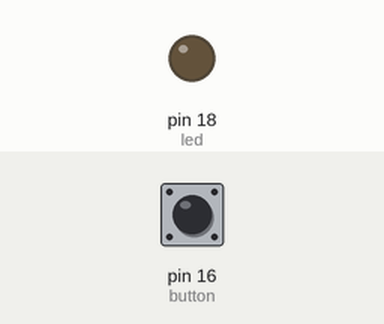
The program below on a simulated MicroPython board. Shown: output pins drawn as LEDs (lit = HIGH). The test bench sets the inputs (shaded band); at power-on: pin 16 (button) LOW. Threads take turns every 2 ms.

Above: at 1.2 s.
1.3 s: pin 16 (button) pulled HIGH for 0.15 s
At 1.6 s:
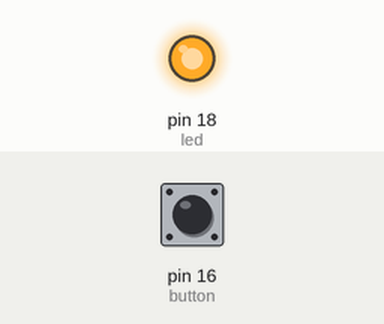
Timing chart, 0 to 10.4 s (numbered marks = the images above; inputs shaded):
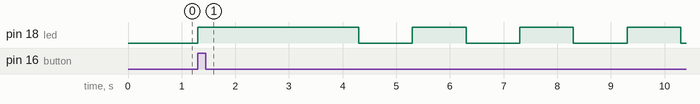

The program:

exercice_1_jean_gazon.py
```python
import machine
import time
import _thread

led = machine.Pin(18, machine.Pin.OUT)
button = machine.Pin(16, machine.Pin.IN)
#période de chaque pour chaque cycle soit 1 seconde pour 0.5hz soit soit plus vite pour le second cycle
timeLed1 = 1
timeLed2 = 0.5
#nombre de cliques nécessaires pour obtenir le mode de fonctionnement voulu
buttonStep1 = 1
buttonStep2 = 2
buttonValue = 0
#bolen pour activer ou déactiver le bouton effect à  chaque clique
buttonEffectActive = False

#fonction lisant l'état du bouton
def readButton():
    global buttonValue
    global buttonEffectActive

    while True:
        if button.value() == 1:

            # Compte le bouton
            buttonValue = buttonValue + 1

            if buttonValue == 3:
                buttonValue = 0

            # Lance l'effet de 2 secondes
            if buttonEffectActive == False:
                buttonEffectActive = True

            # Attend que le bouton soit relâché
            while button.value() == 1:
                time.sleep(0.01)

            # Anti-rebond
            time.sleep(0.10)

# fonction effectuant le cycle de la led en fonction du compteur de clique
def ledPower():
    if buttonValue == buttonStep1:
        led.value(1)
        time.sleep(timeLed1)
        led.value(0)
        time.sleep(timeLed1)

    elif buttonValue == buttonStep2:
        led.value(1)
        time.sleep(timeLed2)
        led.value(0)
        time.sleep(timeLed2)

    else:
        led.value(0)


def buttonEffect():
    global buttonEffectActive

    # Allume la LED pendant 2 secondes pour l'effet à chaque appuis
    led.value(1)
    time.sleep(2)
    led.value(0)
    buttonEffectActive = False


#lancement d'un thread pour lire en continu sur le bouton
_thread.start_new_thread(readButton, ())


# boucle principale
while True:

    if buttonEffectActive:
        buttonEffect()

    else:
        ledPower()
```

Measured:
- after the input at 1.3 s, pin 18 (led): LOW → HIGH at once, then repeats every 2.0 s: LOW 1.0 s, HIGH 1.0 s
